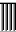

Rendered tile map (Tiled .tmx) drawn with the repository's tilesets; below, a short description and the full map source, tile grids included:
An orthogonal 1x2 tile map with 16x16 px tiles, 1 tile layer (Tile Layer 1).

<map version="1.10" tiledversion="1.11.2" orientation="orthogonal" renderorder="right-down" width="1" height="2" tilewidth="16" tileheight="16" infinite="0" nextlayerid="2" nextobjectid="1">
 <tileset firstgid="1" source="buildings.tsx" />
 <layer id="1" name="Tile Layer 1" width="1" height="2">
  <data encoding="csv">
    242,243
  </data>
 </layer>
</map>
